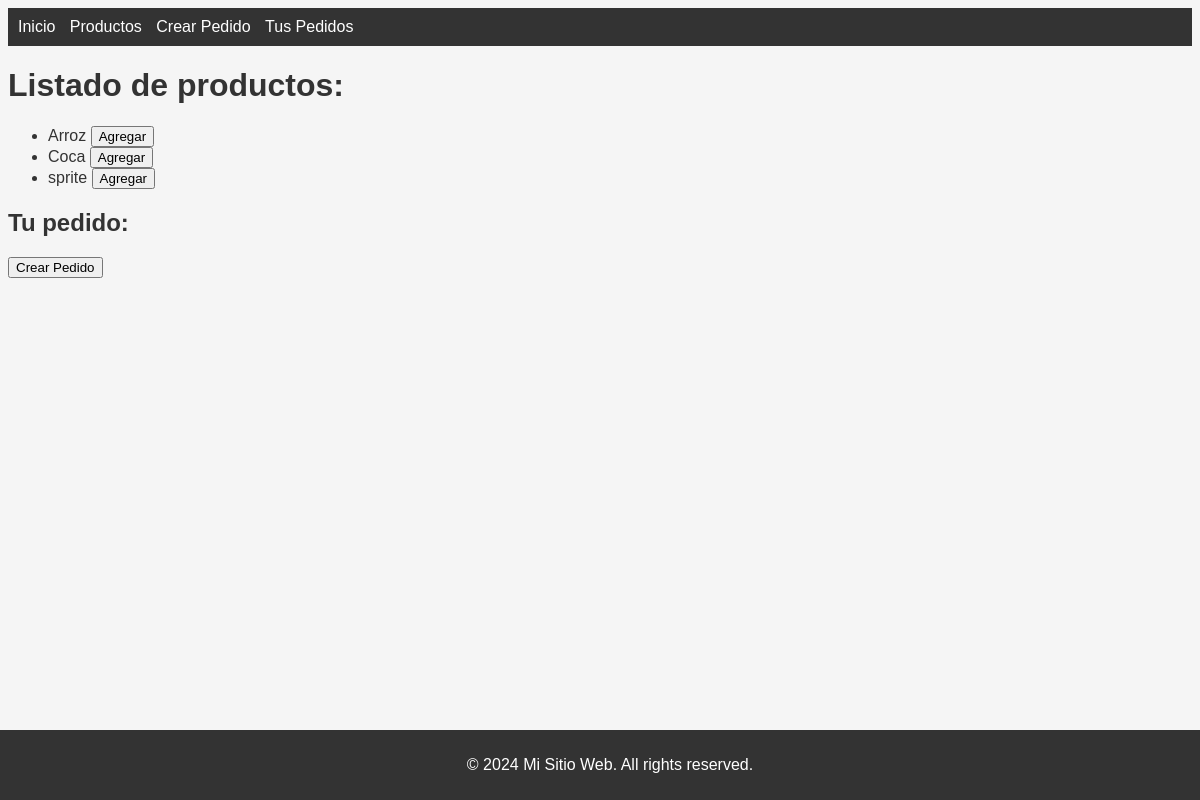
Screenshot of /pedido/ (signed in) with the database file from the repository.
### main/models.py (models this page shows, shortened)
class Producto(models.Model):
    id = models.AutoField(primary_key=True)
    codigo = models.CharField(max_length=100, unique=True)
    descripcion = models.TextField()
    precio = models.DecimalField(max_digits=10, decimal_places=2)

### main/views.py (the view)
# urls.py: path('pedido/', pedido, name='pedido'),
@login_required(login_url='login')
def pedido(request):
    productos = Producto.objects.order_by('codigo')
    serializer = ProductoSerializer(productos, many=True)
    return render(request, 'pedido.html', {'productos': serializer.data})

### main/templates/pedido.html (shortened to what this page needs)
{% extends 'base.html' %}
{% block content %}
    <h1>Listado de productos:</h1>
    <ul>
        {% for producto in productos %}
            <li>
                {{ producto.codigo }}
                <button class="agregar-btn" onclick="agregarAlCarrito('{{ producto.codigo }}', '{{ producto.id }}')">Agregar</button>
            </li>
        {% endfor %}
    </ul>
    <h2>Tu pedido:</h2>
    <button class="crear-pedido-btn" onclick="crearPedido()">Crear Pedido</button>
{% endblock %}

### main/templates/base.html (style rules this page uses)
body { font-family: Arial, sans-serif; background-color: #f5f5f5; color: #333; }

### rows the page displays
Producto: codigo "Arroz"
Producto: codigo "Coca"
Producto: codigo "sprite"
